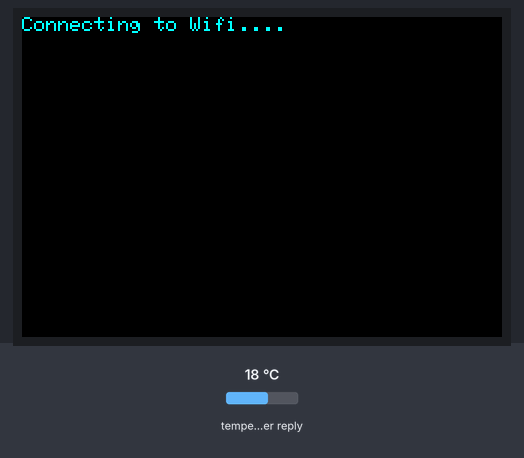
Bench run of a sketch on a simulated ESP32. On the bench: 480×320 colour display. The inputs (shaded band) are chosen by the test bench; at power-on: temperature in the weather reply 18 °C. WiFi joins after 1.5 s; servers stay silent unless stated; uploads are accepted with an empty reply; the local clock reads 2024-03-15 10:24:30 at power-on unless the sketch sets it; web services answer with replies made up by the test bench; not simulated (calls return 0 or success): secrets.h.

Above: at 2.4 s.
At 3.4 s:
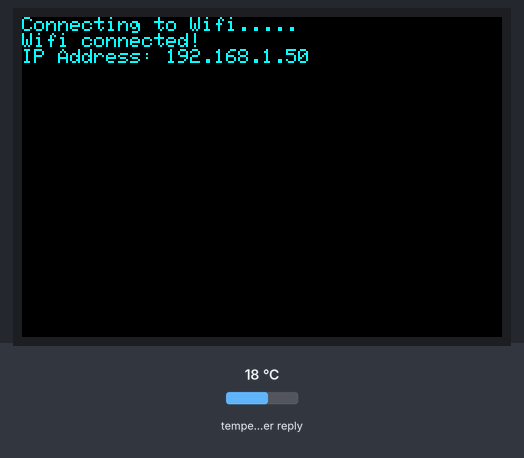
At 4.3 s:
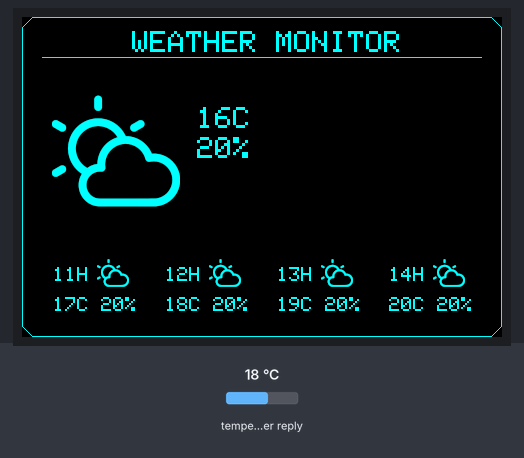
At 5.0 s:
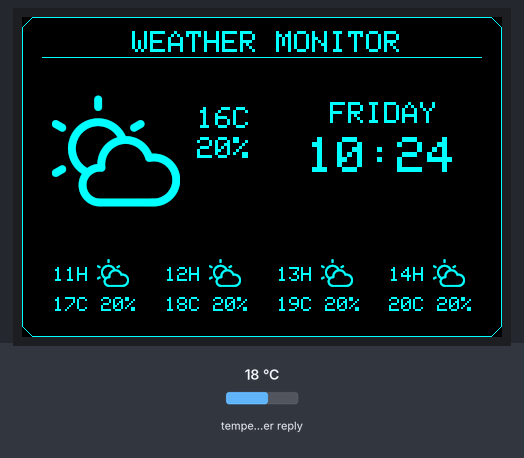
At 31.0 s:
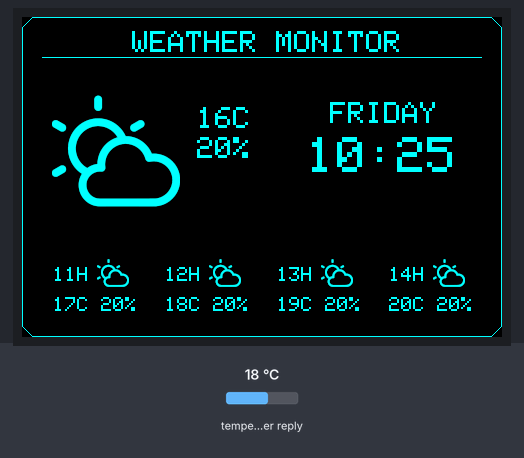

The sketch:

weather_monitor.ino.ino
```cpp
#include <TFT_eSPI.h>
#include <ArduinoJson.h>
#include <HTTPClient.h>
#include <WiFi.h>
#include "time.h"

#include "secrets.h"
#include "globals.h"

// Sprites
#include "rainy.c"
#include "rainy_small.c"
#include "sunny.c"
#include "sunny_small.c"
#include "cloudy.c"
#include "cloudy_small.c"

TFT_eSPI tft = TFT_eSPI();

const char* ntpServer = "pool.ntp.org";

uint32_t neonBlue = tft.color565(0,255,255);

struct WeatherData {
  int temperature = 0;
  float percipitationProbability = 0;
  int weatherCode = 0;

  String asString() {
    return "Temp [" + String(temperature) + "] "
           "Rain [" + String(percipitationProbability) + "] "
           "Code [" + String(weatherCode) + "]";
  }
};

struct Time {
  int hour = 0;
  int minute = 0;
  String weekDay = "";
  bool toUpdate = false;
};

Time current_time;

int hour_offset;
WeatherData current_data[5];

unsigned long lastUpdate = 0;
unsigned long lastUpdateTime = 0;

float lat = 0;
float lon = 0;

String getWeekdayAsString(const int day) {
  switch(day) {
    case 1:
      return "MONDAY";
    case 2:
      return "TUESDAY";
    case 3:
      return "WEDNESDAY";
    case 4:
      return "THURSDAY";
    case 5:
      return "FRIDAY";
    case 6:
      return "SATURDAY";
    case 7:
      return "SUNDAY";
  }
}

bool getLocation()
{
  DynamicJsonDocument doc(1024);

  if(!sendHttpRequest(URL_GET_LOCATION,doc))
  {
    return false;
  }

  lat = doc["lat"];
  lon = doc["lon"];

  return true;
}

bool getHourOffset()
{
  DynamicJsonDocument doc(1024);

  String url = URL_GET_HOUR_OFFSET;
  url.replace("$lat$", String(lat,6));
  url.replace("$lon$", String(lon,6));
  url.replace("$username$", GEONAME_USERNAME);

  if(!sendHttpRequest(url,doc))
  {
    return false;
  }

  int gmtOffset = doc["gmtOffset"];
  int dstOffset = doc["dstOffset"];

  hour_offset = dstOffset - gmtOffset;

  return true;
}

bool getCurrentHour()
{
  struct tm timeinfo;

  if (!getLocalTime(&timeinfo)) {
    Serial.println("Failed to obtain time");
    return false;
  }


  if(current_time.minute != timeinfo.tm_min) {
    current_time.hour = timeinfo.tm_hour + hour_offset;
    current_time.minute = timeinfo.tm_min;
    current_time.weekDay = getWeekdayAsString(timeinfo.tm_wday);
    current_time.toUpdate = true;
  }

  return true;
}

void printTime() {

  tft.fillRect(285,85, 150, 80, TFT_BLACK);

  tft.setTextSize(3);
  tft.setCursor(290,85);

  String weekDay = "";

  if(!(current_time.weekDay == "WEDNESDAY" || current_time.weekDay == "THURSDAY" || current_time.weekDay == "SATURDAY"))
    weekDay += " ";

  weekDay += current_time.weekDay;

  tft.println(weekDay);
  tft.setTextSize(5);
  tft.setCursor(285,120);

  String hour = current_time.hour < 10 ? "0" + String(current_time.hour) : String(current_time.hour);
  String minute = current_time.minute < 10 ? "0" + String(current_time.minute) : String(current_time.minute);

  tft.println(hour + ":" + minute);
  current_time.toUpdate = false;
}

void printCurrentWeather()
{
  tft.fillRect(30,70, 200, 128, TFT_BLACK);
  tft.fillRect(30,250, 440, 50, TFT_BLACK);

  if(current_data[0].weatherCode > 60)
    tft.pushImage(30,70, 128, 128, image_data_rainy);
  else if(current_data[0].weatherCode > 2)
    tft.pushImage(30,70, 128, 128, image_data_cloudy);
  else
    tft.pushImage(30,70, 128, 128, image_data_sunny);

  tft.setTextSize(3);

  tft.setCursor(175,90);

  String temperature = "";
  if(current_data[0].temperature < 10)
    temperature += " ";
  temperature += String(current_data[0].temperature) + "C";

  tft.println(temperature);

  tft.setCursor(175,120);

  String percipitation = "";
  if(current_data[0].percipitationProbability < 10)
    percipitation += " ";
  percipitation += String((int)current_data[0].percipitationProbability) + "%";

  tft.println(percipitation);

  tft.setTextSize(2);

  for(int i = 0; i < 4; i++)
  {
    int x = 31 + i * (82 + 30);
    tft.setCursor(x,250);

    String hour = "";
    if(current_time.hour + i + 1 < 10)
      hour += " ";
    hour += String(current_time.hour + i + 1) + "H";

    tft.print(hour);

    if(current_data[i+1].weatherCode > 60)
      tft.pushImage(x+44,240, 32, 32, image_data_rainy_small);
    else if(current_data[i+1].weatherCode > 2)
      tft.pushImage(x+44,240, 32, 32, image_data_cloudy_small);
    else
      tft.pushImage(x+44,240, 32, 32, image_data_sunny_small);

    String temperature_s = "";
    if(current_data[i+1].temperature < 10)
      temperature_s += " ";
    temperature_s += String(current_data[i+1].temperature) + "C";

    String percipitation_s = "";
    percipitation_s += String((int)current_data[i+1].percipitationProbability) + "%";

    tft.setCursor(x,280);
    tft.print(temperature_s + " " + percipitation_s);
  }
}

bool getWeatherData()
{
  DynamicJsonDocument doc(1024);

  String url = URL_GET_WEATHER_DATA;
  url.replace("$lat$", String(lat,6));
  url.replace("$lon$", String(lon,6));

  if(!sendHttpRequest(url,doc))
  {
    return false;
  }

  for(int i = 0; i < 5; i++) {
    int data_index = current_time.hour + i;
    current_data[i].temperature = doc["hourly"]["temperature_2m"][data_index];
    current_data[i].percipitationProbability = doc["hourly"]["precipitation_probability"][data_index];
    current_data[i].weatherCode = doc["hourly"]["weather_code"][data_index];
  }

  return true;
}

void setup()
{
  Serial.begin(115200);
  delay(1000);

  tft.init();
  tft.setRotation(1);
  tft.setSwapBytes(true);
  tft.fillScreen(TFT_BLACK);
  tft.setTextColor(neonBlue);
  tft.setTextSize(2);

  WiFi.disconnect(true);

  tft.print("Connecting to Wifi...");
  WiFi.begin(SSID,PASSWORD);

  int curr_connection_attempt = 0;

  while(WiFi.status() != WL_CONNECTED)
  {
    curr_connection_attempt++;
    delay(1000);
    tft.print(".");

    if(curr_connection_attempt >= RECONNECT_DELAY)
    {
      tft.println("");
      curr_connection_attempt = 0;
      WiFi.begin(SSID,PASSWORD);
      tft.print("Connection failed, retrying...");
    }
  }

  tft.println("");
  tft.println("Wifi connected!");
  tft.print("IP Address: ");
  tft.println(WiFi.localIP());

  configTime(0, 0, ntpServer);

  if(!getLocation())
  {
    tft.println("Error on get location request");
  }
  else
  {
    String location = "Lat: " + String(lat) + ", Lon: " + String(lon);
    tft.println(location);

    if(!getHourOffset())
      tft.println("Error on get hour offset request");

    if(!getCurrentHour())
      tft.println("Error on get current hour request");

    if(!getWeatherData())
      tft.println("Error on get weather data request");
  }

  lastUpdateTime = millis();

  drawFrame();
  printCurrentWeather();
}

void loop()
{
  unsigned long now = millis();

  if (now - lastUpdate >= UPDATE_DELAY) {
    lastUpdate = now;

    if(!getWeatherData())
      tft.println("Error on get weather data request");

    printCurrentWeather();
  }
  else if(now - lastUpdateTime >= UPDATE_TIME_DELAY) {

    if(!getCurrentHour())
      Serial.println("Error on get current hour request");

    if(current_time.toUpdate) printTime();

    lastUpdateTime = now;
  }
}

bool sendHttpRequest(const String url, DynamicJsonDocument& doc)
{
  HTTPClient http;

  http.begin(url);

  int httpCode = http.GET();

  if (httpCode != HTTP_SUCCESS)
  {
    http.end();
    return false;
  }

  String payload = http.getString();

  DeserializationError error = deserializeJson(doc, payload);

  if(error) return false;

  http.end();
  return true;
}

void drawFrame()
{
  tft.fillScreen(TFT_BLACK);

  // Frame
  tft.drawLine(0,10,10,0,neonBlue);
  tft.drawLine(10,0,469,0,neonBlue);
  tft.drawLine(469,0,479,10,neonBlue);
  tft.drawLine(0,10,0,309,neonBlue);
  tft.drawLine(0,309,10,319,neonBlue);
  tft.drawLine(10,319,469,319,neonBlue);
  tft.drawLine(469,319,479,309,neonBlue);
  tft.drawLine(479,309,479,10,neonBlue);

  // Title
  tft.setCursor(110,14);
  tft.setTextSize(3);
  tft.print("WEATHER MONITOR");
  tft.drawLine(20,40,459,40,neonBlue);
}
```

globals.h
```cpp
// Timing
const int RECONNECT_DELAY = 10;
const unsigned int UPDATE_DELAY = 5 * 60 * 1000; // 5 min
const unsigned int UPDATE_TIME_DELAY = 1000;

// HTTP Codes
const int HTTP_SUCCESS = 200;

// URL
const String URL_GET_LOCATION = "http://ip-api.com/json/";
const String URL_GET_WEATHER_DATA = "https://api.open-meteo.com/v1/forecast?latitude=$lat$&longitude=$lon$&hourly=temperature_2m,precipitation_probability,weather_code&forecast_days=2";
const String URL_GET_HOUR_OFFSET = "http://api.geonames.org/timezoneJSON?lat=$lat$&lng=$lon$&username=$username$";
```

Source omitted: cloudy.c (data table, 137966 bytes), cloudy_small.c (data table, 8692 bytes), rainy.c (data table, 137965 bytes), rainy_small.c (data table, 8691 bytes), sunny.c (data table, 137965 bytes), sunny_small.c (data table, 8691 bytes)

Measured:
- what the display in image 0 shows lasts 1.0 s, from 2.3 s to 3.3 s
- what the display in image 2 shows lasts 0.8 s, from 4.2 s to 5.0 s
- what the display in image 3 shows lasts 26.0 s, from 5.0 s to 31.0 s
